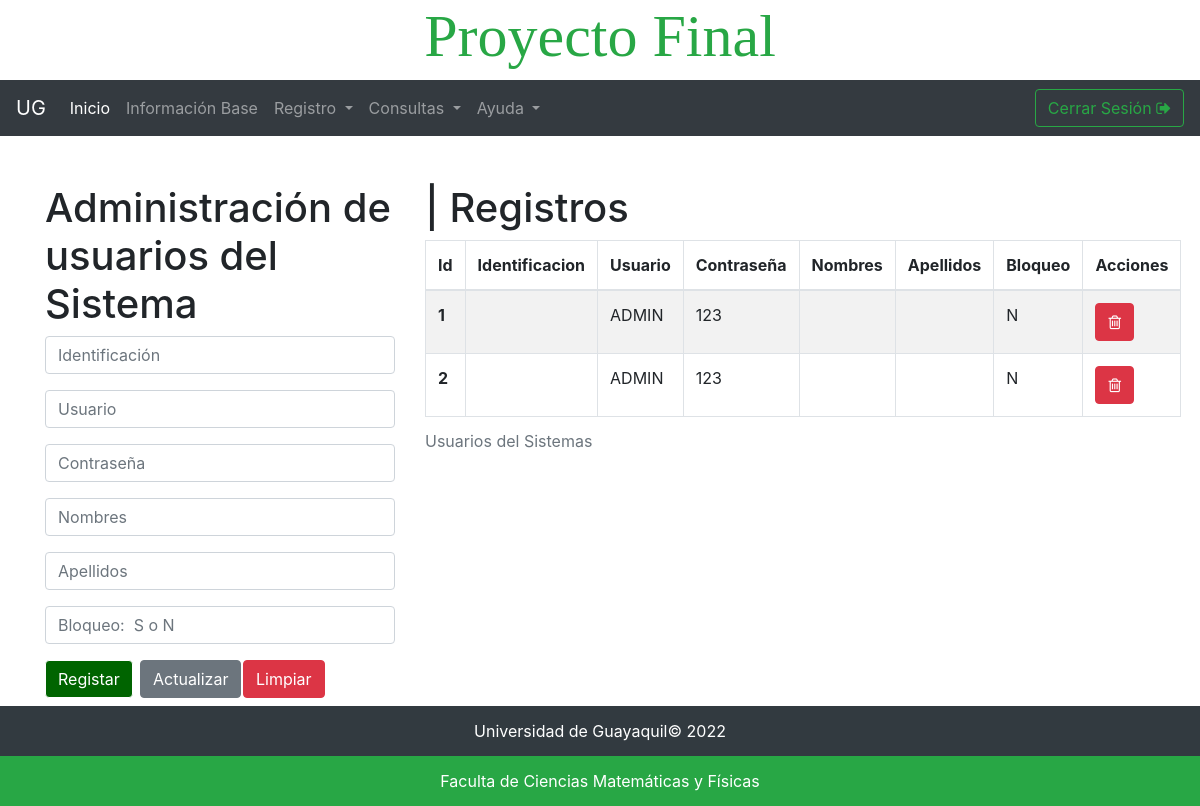
Screenshot of /vista/pagina1.php with the database file from the repository.
### tables this page shows
CREATE TABLE if noT exisTS USUARIO (
  ID INT(20) NOT NULL AUTO_INCREMENT,
  USUARIO VARCHAR(30) NOT NULL,
  PASS VARCHAR(30) NOT NULL,
  BLOQUEO VARCHAR(30) default 'N',
  nombres VARCHAR(80),
  apellidos VARCHAR(80),
  identificacion VARCHAR(13),
  PRIMARY KEY(ID)
);

### vista/pagina1.php (the view, shortened to what this page needs)
<?php
include("../config/conexion.php");
$sql = "SELECT * FROM bd_php_p2.usuario; ";
?>
<!DOCTYPE html>
<html lang="en">
<head>
    <?php include "../generales/head.php"; ?>
</head>
<body>
    <?php include_once "../generales/nav_bar.php" ?>
    <section class="container mt-5">
        <div class="row  mb-2">
            <div class="col-sm-4">
                <h1>Administración de usuarios del Sistema</h1>
                <form action="../controller/pagina1Controller.php" method="POST">
                    <input type="text" class="form-control mb-3" name="identificacion" id="identificacion" placeholder="Identificación" onkeypress=' return soloNumeros(event)' maxlength="13" required>
                    <input type="text" class="form-control mb-3" name="usuario" id="usuario" placeholder="Usuario" required>
                    <input type="password" class="form-control mb-3" name="pass" id="pass" placeholder="Contraseña" required>
                    <input type="text" class="form-control mb-3" name="nombres" id="nombres" placeholder="Nombres" onkeypress='return soloLetras(event)' required>
                    <input type="text" class="form-control mb-3" name="apellidos" id="apellidos" placeholder="Apellidos" onkeypress='return soloLetras(event)' required>
                    <input type="text" class="form-control mb-3" name="bloque" id="bloque" placeholder="Bloqueo:  S o N" maxlength="1">
                    <div class="row">
                        <div class="col-sm-3">
                            <input type="submit" id="btn_registrar" class="btn btn-primary" value="Registar" name="Registar">
                        </div>
                        <div class="col-sm-3">
                            <input type="submit" id="btn_actualializar" class="btn btn-secondary" value="Actualizar" name="Actualizar">
                        </div>
                        <div class="col-sm-3 ml-2">
                            <input type="reset" class="btn btn-danger" value="Limpiar">
                        </div>
                    </div>
                </form>
            </div>
            <div class="col-sm-8 ">
                <h1>| Registros</h1>
                <table id="tblUsuarios" class="table table-bordered table-striped mb-0 table-hover" style="width: 100%">
                    <caption>Usuarios del Sistemas</caption>
                    <thead>
                        <tr>
                            <th>Id</th>
                            <th>Identificacion</th>
                            <th>Usuario</th>
                            <th>Contraseña</th>
                            <th>Nombres</th>
                            <th>Apellidos</th>
                            <th>Bloqueo</th>
                            <th>Acciones</th>
                        </tr>
                    </thead>
                    <tbody>
                        <?php
                        $resultado = mysqli_query($conexion, $sql);
                        while ($srow = mysqli_fetch_assoc($resultado)) { ?>
                            <tr>
                                <th scope="row"><?php echo $srow["ID"]; ?></th>
                                <td scope="row"><?php echo $srow["identificacion"]; ?></td>
                                <td scope="row"><?php echo $srow["USUARIO"]; ?></td>
                                <td scope="row"><?php echo $srow["PASS"]; ?></td>
                                <td scope="row"><?php echo $srow["nombres"]; ?></td>
                                <td scope="row"><?php echo $srow["apellidos"]; ?></td>
                                <td scope="row"><?php echo $srow["BLOQUEO"]; ?></td>
                                <td>
                                    <a href="../controller/pagina1Controller.php?id=<?php echo $srow["ID"] ?>&accion=eliminar" class="btn btn-danger btn_eliminar">
                                        <i class="fa fa-trash-o" aria-hidden="true"></i>
                                    </a>
                                </td>
                            </tr>
                        <?php  }
                        mysqli_free_result($resultado); ?>
                    </tbody>
                </table>
            </div>
        </div>
    </section>
    <?php include_once "../generales/footer.php"; ?>
</body>
</html>

### rows the page displays
usuario: ID "1", USUARIO "ADMIN", PASS "123", BLOQUEO "N"
usuario: ID "2", USUARIO "ADMIN", PASS "123", BLOQUEO "N"
